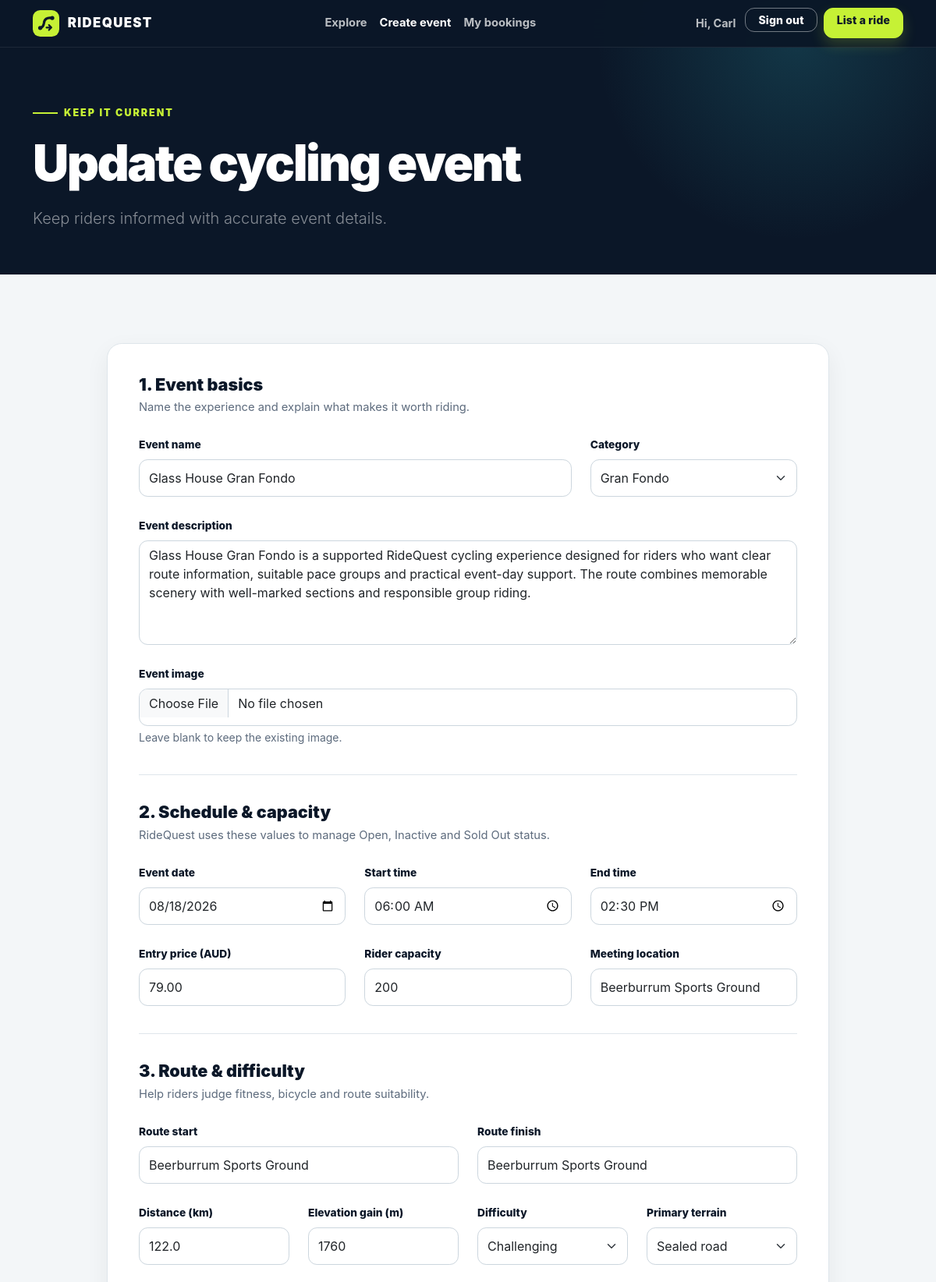
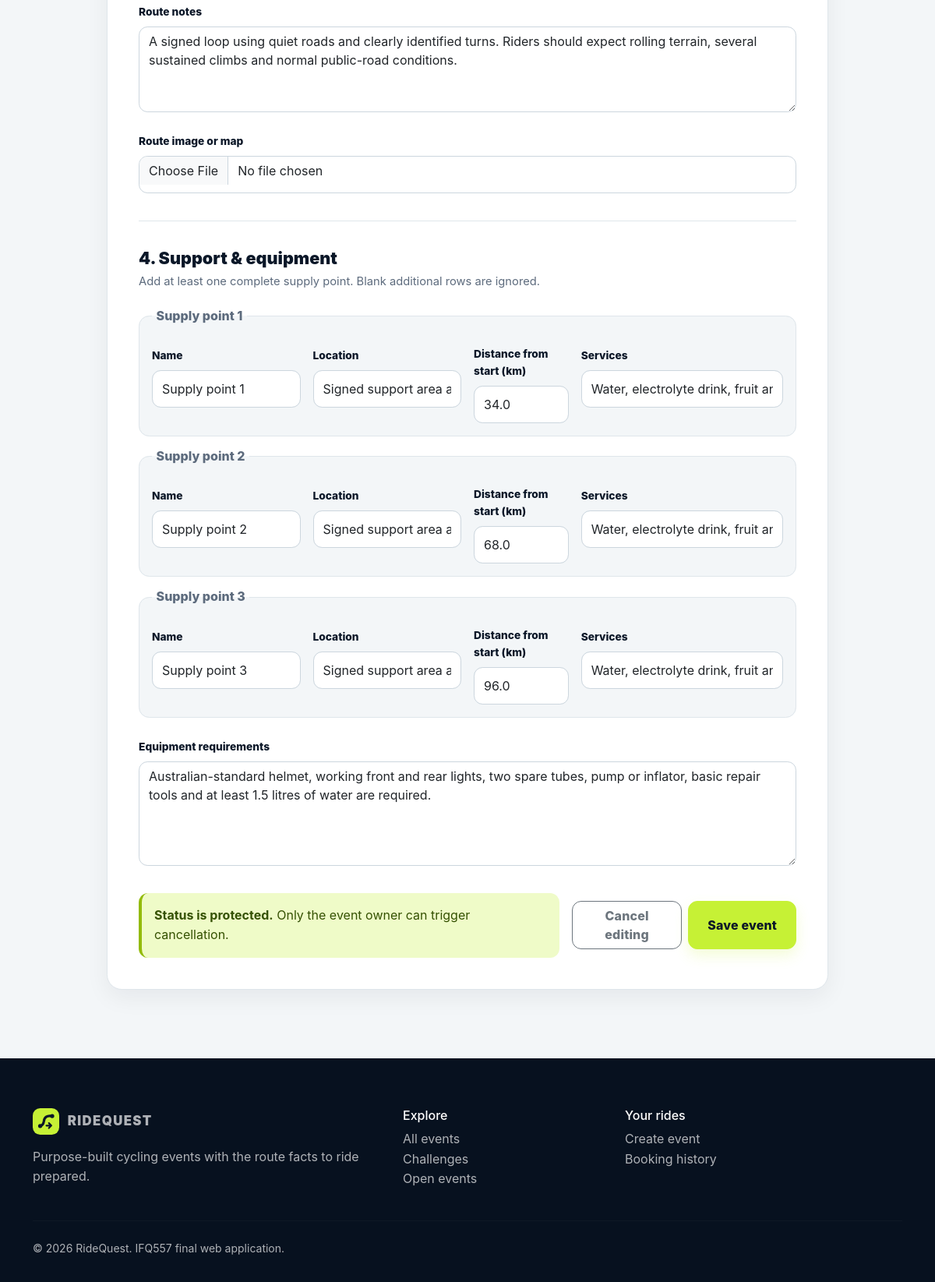
Screenshot of /events/1/edit (signed in) with the database file from the repository (2 pictures, top to bottom).
### ridequest/models.py (models this page shows, shortened)
class User(db.Model, UserMixin):
    __tablename__ = "users"
    id = db.Column(db.Integer, primary_key=True)
    first_name = db.Column(db.String(80), nullable=False)
    surname = db.Column(db.String(80), nullable=False)
    email = db.Column(db.String(120), nullable=False, unique=True, index=True)
    password_hash = db.Column(db.String(255), nullable=False)
    contact_number = db.Column(db.String(30), nullable=False)
    street_address = db.Column(db.String(255), nullable=False)
    created_at = db.Column(
        db.DateTime(timezone=True), nullable=False, default=utc_now
    )
    events = db.relationship(
        "Event",
        back_populates="owner",
        cascade="all, delete-orphan",
        lazy="select",
    )
    bookings = db.relationship(
        "Booking",
        back_populates="user",
        cascade="all, delete-orphan",
        lazy="select",
    )
    comments = db.relationship(
        "Comment",
        back_populates="author",
        cascade="all, delete-orphan",
        lazy="select",
    )

class Event(db.Model):
    __tablename__ = "events"
    __table_args__ = (
        db.CheckConstraint("price >= 0", name="ck_event_price_non_negative"),
        db.CheckConstraint("capacity > 0", name="ck_event_capacity_positive"),
        db.CheckConstraint(
            "distance_km > 0", name="ck_event_distance_positive"
        ),
        db.CheckConstraint(
            "elevation_gain_m >= 0",
            name="ck_event_elevation_non_negative",
        ),
        db.Index("ix_event_date_category", "event_date", "category_id"),
    )
    id = db.Column(db.Integer, primary_key=True)
    name = db.Column(db.String(120), nullable=False)
    description = db.Column(db.Text, nullable=False)
    image_filename = db.Column(db.String(255), nullable=False)
    event_date = db.Column(db.Date, nullable=False)
    start_time = db.Column(db.Time, nullable=False)
    end_time = db.Column(db.Time, nullable=False)
    price = db.Column(db.Numeric(10, 2), nullable=False, default=Decimal("0.00"))
    capacity = db.Column(db.Integer, nullable=False)
    meeting_location = db.Column(db.String(255), nullable=False)
    route_start = db.Column(db.String(255), nullable=False)
    route_finish = db.Column(db.String(255), nullable=False)
    distance_km = db.Column(db.Numeric(7, 2), nullable=False)
    elevation_gain_m = db.Column(db.Integer, nullable=False, default=0)
    difficulty = db.Column(db.String(30), nullable=False)
    terrain = db.Column(db.String(80), nullable=False)
    route_image_filename = db.Column(db.String(255), nullable=True)
    route_description = db.Column(db.Text, nullable=False)
    equipment_requirements = db.Column(db.Text, nullable=False)
    is_cancelled = db.Column(db.Boolean, nullable=False, default=False)
    cancelled_at = db.Column(db.DateTime(timezone=True), nullable=True)
    created_at = db.Column(
        db.DateTime(timezone=True), nullable=False, default=utc_now
    )
    updated_at = db.Column(
        db.DateTime(timezone=True),
        nullable=False,
        default=utc_now,
        onupdate=utc_now,
    )
    owner_id = db.Column(
        db.Integer,
        db.ForeignKey("users.id"),
        nullable=False,
        index=True,
    )
    category_id = db.Column(
        db.Integer,
        db.ForeignKey("categories.id"),
        nullable=False,
        index=True,
    )
    owner = db.relationship("User", back_populates="events")
    category = db.relationship("Category", back_populates="events")
    supply_points = db.relationship(
        "SupplyPoint",
        back_populates="event",
        cascade="all, delete-orphan",
        order_by="SupplyPoint.distance_from_start_km",
        lazy="select",
    )
    bookings = db.relationship(
        "Booking",
        back_populates="event",
        cascade="all, delete-orphan",
        lazy="select",
    )
    comments = db.relationship(
        "Comment",
        back_populates="event",
        cascade="all, delete-orphan",
        order_by="Comment.created_at",
        lazy="select",
    )

### ridequest/events.py (the view)
@events_bp.route("/<int:event_id>/edit", methods=["GET", "POST"])
@login_required
def edit_event(event_id):
    event = db.get_or_404(Event, event_id)
    if event.owner_id != current_user.id:
        abort(403)
    if event.is_cancelled:
        flash("A cancelled event can no longer be edited.", "warning")
        return redirect(url_for("main.event_detail", event_id=event.id))
    form = EventForm(obj=event)
    configure_category_choices(form)
    if form.validate_on_submit():
        try:
            apply_event_form(event, form)
            db.session.commit()
        except (OSError, ValueError) as error:
            db.session.rollback()
            flash(f"The event could not be updated: {error}", "danger")
        else:
            flash("Event details have been updated.", "success")
            return redirect(
                url_for("main.event_detail", event_id=event.id)
            )
    elif not form.is_submitted():
        form.category_id.data = event.category_id
        populate_supply_point_form(form, event)
    return render_template(
        "event_form.html",
        form=form,
        heading="Update cycling event",
        introduction="Keep riders informed with accurate event details.",
        event=event,
    )

### ridequest/templates/event_form.html (shortened to what this page needs)
{% extends "base.html" %}
{% block content %}
<header class="page-hero">
  <div class="container">
    <p class="eyebrow">{% if event %}Keep it current{% else %}Lead the ride{% endif %}</p>
    <h1 class="page-title display-3 mb-3">{{ heading }}</h1>
    <p class="lead text-white-50 mb-0">{{ introduction }}</p>
  </div>
</header>
<section class="section-pad section-soft">
  <div class="container">
    <div class="row justify-content-center">
      <div class="col-xl-10">
        <form class="form-panel" method="post" enctype="multipart/form-data">
          <section class="form-section" aria-labelledby="basics-title">
            <h2 id="basics-title">1. Event basics</h2>
            <p>Name the experience and explain what makes it worth riding.</p>
            <div class="row g-4">
              <div class="col-md-8">
                {{ form.name.label(class="form-label") }}
                {{ form.name(class="form-control", placeholder="e.g. Glass House Gran Fondo") }}
              </div>
              <div class="col-md-4">
                {{ form.category_id.label(class="form-label") }}
                {{ form.category_id(class="form-select") }}
              </div>
              <div class="col-12">
                {{ form.description.label(class="form-label") }}
                {{ form.description(class="form-control", rows="5") }}
              </div>
              <div class="col-12">
                {{ form.event_image.label(class="form-label") }}
                {{ form.event_image(class="form-control", accept=".jpg,.jpeg,.png,.webp,.svg") }}
                <div class="form-text">{% if event %}Leave blank to keep the existing image.{% else %}Optional; a RideQuest image is used when blank.{% endif %}</div>
              </div>
            </div>
          </section>
          <section class="form-section" aria-labelledby="schedule-title">
            <h2 id="schedule-title">2. Schedule &amp; capacity</h2>
            <p>RideQuest uses these values to manage Open, Inactive and Sold Out status.</p>
            <div class="row g-4">
              <div class="col-md-4">{{ form.event_date.label(class="form-label") }}{{ form.event_date(class="form-control") }}{{ render_errors(form.event_date) }}</div>
              <div class="col-6 col-md-4">{{ form.start_time.label(class="form-label") }}{{ form.start_time(class="form-control") }}{{ render_errors(form.start_time) }}</div>
              <div class="col-6 col-md-4">{{ form.end_time.label(class="form-label") }}{{ form.end_time(class="form-control") }}{{ render_errors(form.end_time) }}</div>
              <div class="col-md-4">{{ form.price.label(class="form-label") }}{{ form.price(class="form-control", min="0", step="0.01") }}{{ render_errors(form.price) }}</div>
              <div class="col-md-4">{{ form.capacity.label(class="form-label") }}{{ form.capacity(class="form-control", min="1", max="2000") }}{{ render_errors(form.capacity) }}</div>
              <div class="col-md-4">{{ form.meeting_location.label(class="form-label") }}{{ form.meeting_location(class="form-control") }}{{ render_errors(form.meeting_location) }}</div>
            </div>
          </section>
          <section class="form-section" aria-labelledby="route-form-title">
            <h2 id="route-form-title">3. Route &amp; difficulty</h2>
            <p>Help riders judge fitness, bicycle and route suitability.</p>
            <div class="row g-4">
              <div class="col-md-6">{{ form.route_start.label(class="form-label") }}{{ form.route_start(class="form-control") }}{{ render_errors(form.route_start) }}</div>
              <div class="col-md-6">{{ form.route_finish.label(class="form-label") }}{{ form.route_finish(class="form-control") }}{{ render_errors(form.route_finish) }}</div>
              <div class="col-md-3">{{ form.distance_km.label(class="form-label") }}{{ form.distance_km(class="form-control", min="1", step="0.1") }}{{ render_errors(form.distance_km) }}</div>
              <div class="col-md-3">{{ form.elevation_gain_m.label(class="form-label") }}{{ form.elevation_gain_m(class="form-control", min="0") }}{{ render_errors(form.elevation_gain_m) }}</div>
              <div class="col-md-3">{{ form.difficulty.label(class="form-label") }}{{ form.difficulty(class="form-select") }}{{ render_errors(form.difficulty) }}</div>
              <div class="col-md-3">{{ form.terrain.label(class="form-label") }}{{ form.terrain(class="form-select") }}{{ render_errors(form.terrain) }}</div>
              <div class="col-12">{{ form.route_description.label(class="form-label") }}{{ form.route_description(class="form-control", rows="4") }}{{ render_errors(form.route_description) }}</div>
              <div class="col-12">{{ form.route_image.label(class="form-label") }}{{ form.route_image(class="form-control", accept=".jpg,.jpeg,.png,.webp,.svg") }}{{ render_errors(form.route_image) }}</div>
            </div>
          </section>
          <section class="form-section" aria-labelledby="support-form-title">
            <h2 id="support-form-title">4. Support &amp; equipment</h2>
            <p>Add at least one complete supply point. Blank additional rows are ignored.</p>
            <div class="vstack gap-3 mb-4">
              {% for point in form.supply_points %}
                <fieldset class="supply-form-row">
                  <legend class="h6">Supply point {{ loop.index }}</legend>
                  <div class="row g-3">
                    <div class="col-md-3">{{ point.form.name.label(class="form-label") }}{{ point.form.name(class="form-control") }}</div>
                    <div class="col-md-3">{{ point.form.location_description.label(class="form-label") }}{{ point.form.location_description(class="form-control") }}</div>
                    <div class="col-md-2">{{ point.form.distance_from_start_km.label(class="form-label") }}{{ point.form.distance_from_start_km(class="form-control", min="0", step="0.1") }}</div>
                    <div class="col-md-4">{{ point.form.services.label(class="form-label") }}{{ point.form.services(class="form-control") }}</div>
                  </div>
                </fieldset>
              {% endfor %}
            </div>
            {{ form.equipment_requirements.label(class="form-label") }}
            {{ form.equipment_requirements(class="form-control", rows="5") }}
          </section>
          <div class="d-flex flex-column flex-sm-row justify-content-between align-items-sm-center gap-3">
            <div class="auto-status"><strong>Status is protected.</strong> Only the event owner can trigger cancellation.</div>
            <div class="d-flex gap-2">
              <a class="btn btn-outline-secondary" href="{% if event %}{{ url_for('main.event_detail', event_id=event.id) }}{% else %}{{ url_for('main.index') }}{% endif %}">Cancel editing</a>
              {{ form.submit(class="btn btn-rq px-4", value="Save event") }}
            </div>
          </div>
        </form>
      </div>
    </div>
  </div>
</section>
{% endblock %}

### ridequest/templates/base.html (shortened to what this page needs)
<!doctype html>
<html lang="en">
<head>
  {{ bootstrap.load_css() }}
  <link rel="stylesheet" href="{{ url_for('static', filename='style/style.css') }}">
</head>
<body>
  <nav class="navbar navbar-expand-lg navbar-dark fixed-top" aria-label="Main navigation">
    <div class="container">
      <a class="navbar-brand" href="{{ url_for('main.index') }}">
        <img class="brand-mark" src="{{ url_for('static', filename='img/logo.svg') }}" alt="">
        RideQuest
      </a>
      <div class="collapse navbar-collapse" id="mainNav">
        <ul class="navbar-nav mx-auto mb-2 mb-lg-0">
          <li class="nav-item">
            <a class="nav-link{% if request.endpoint == 'main.index' %} active{% endif %}" href="{{ url_for('main.index') }}">Explore</a>
          </li>
          {% if current_user.is_authenticated %}
            <li class="nav-item">
              <a class="nav-link{% if request.endpoint in ['events.create_event', 'events.edit_event'] %} active{% endif %}" href="{{ url_for('events.create_event') }}">Create event</a>
            </li>
            <li class="nav-item">
              <a class="nav-link{% if request.endpoint == 'main.booking_history' %} active{% endif %}" href="{{ url_for('main.booking_history') }}">My bookings</a>
            </li>
          {% endif %}
        </ul>
        <div class="d-flex flex-wrap gap-2">
          {% if current_user.is_authenticated %}
            <span class="navbar-text me-1">Hi, {{ current_user.first_name }}</span>
            <form action="{{ url_for('auth.logout') }}" method="post">
              <button class="btn btn-sm btn-outline-rq px-3" type="submit">Sign out</button>
            </form>
            <a class="btn btn-sm btn-rq px-3" href="{{ url_for('events.create_event') }}">List a ride</a>
          {% else %}
            <a class="btn btn-sm btn-outline-rq px-3" href="{{ url_for('auth.login') }}">Sign in</a>
            <a class="btn btn-sm btn-rq px-3" href="{{ url_for('auth.register') }}">Join RideQuest</a>
          {% endif %}
        </div>
      </div>
    </div>
  </nav>
  <main id="main-content">
    {% block content %}{% endblock %}
  </main>
  <footer class="site-footer">
    <div class="container">
      <div class="row g-4">
        <div class="col-lg-5">
          <a class="navbar-brand mb-3" href="{{ url_for('main.index') }}">
            <img class="brand-mark" src="{{ url_for('static', filename='img/logo.svg') }}" alt="">
            RideQuest
          </a>
          <p class="mb-0">Purpose-built cycling events with the route facts to ride prepared.</p>
        </div>
        <div class="col-6 col-lg-3">
          <h2 class="h6">Explore</h2>
          <ul class="list-unstyled">
            <li><a href="{{ url_for('main.index') }}">All events</a></li>
            <li><a href="{{ url_for('main.index', difficulty='Challenging') }}">Challenges</a></li>
            <li><a href="{{ url_for('main.index', status='Open') }}">Open events</a></li>
          </ul>
        </div>
        <div class="col-6 col-lg-3">
          <h2 class="h6">Your rides</h2>
          <ul class="list-unstyled">
            {% if current_user.is_authenticated %}
              <li><a href="{{ url_for('events.create_event') }}">Create event</a></li>
              <li><a href="{{ url_for('main.booking_history') }}">Booking history</a></li>
            {% else %}
              <li><a href="{{ url_for('auth.register') }}">Create account</a></li>
              <li><a href="{{ url_for('auth.login') }}">Sign in</a></li>
            {% endif %}
          </ul>
        </div>
      </div>
      <hr class="footer-rule my-4">
      <p class="small mb-0">&copy; 2026 RideQuest. IFQ557 final web application.</p>
    </div>
  </footer>
</body>
</html>

### rows the page displays
User: first_name "Carl"
Event: name "Glass House Gran Fondo", category_id "Gran Fondo", description "Glass House Gran Fondo is a supported RideQuest cycling experience designed for riders who want clear route information, suitable pace groups and practical event-day support. The route combines memorable scenery with well-marked sections and responsible group riding.", event_date "08/18/2026", start_time "06:00", end_time "14:30", price "79.00", capacity "200", meeting_location "Beerburrum Sports Ground", route_start "Beerburrum Sports Ground", route_finish "Beerburrum Sports Ground", distance_km "122.0", elevation_gain_m "1760", difficulty "Challenging", terrain "Sealed road", route_description "A signed loop using quiet roads and clearly identified turns. Riders should expect rolling terrain, several sustained climbs and normal public-road conditions.", equipment_requirements "Australian-standard helmet, working front and rear lights, two spare tubes, pump or inflator, basic repair tools and at least 1.5 litres of water are required."

### other values shown
{{ heading }} "Update cycling event"
{{ introduction }} "Keep riders informed with accurate event details."
{{ point.form.name.label(class="form-label") }} "Name" "Name" "Name"
{{ point.form.location_description.label(class="form-label") }} "Location" "Location" "Location"
{{ point.form.distance_from_start_km.label(class="form-label") }} "Distance from start (km)" "Distance from start (km)" "Distance from start (km)"
{{ point.form.services.label(class="form-label") }} "Services" "Services" "Services"
